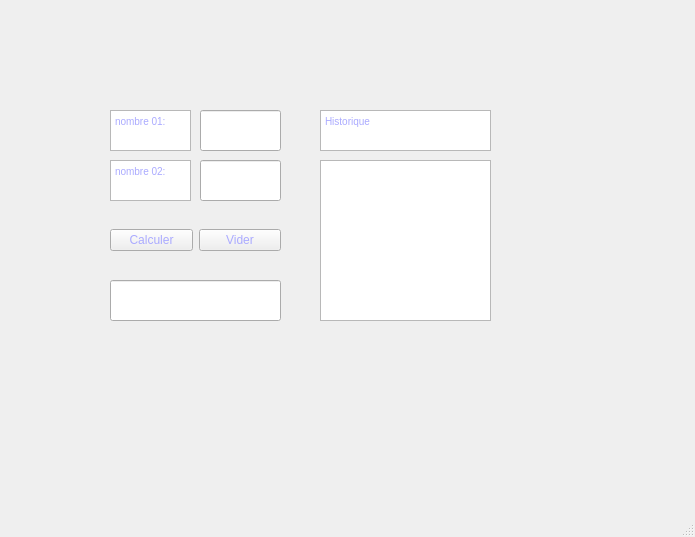
<?xml version="1.0" encoding="UTF-8"?>
<ui version="4.0">
 <class>MainWindow</class>
 <widget class="QMainWindow" name="MainWindow">
  <property name="geometry">
   <rect>
    <x>0</x>
    <y>0</y>
    <width>695</width>
    <height>537</height>
   </rect>
  </property>
  <property name="windowTitle">
   <string>hello</string>
  </property>
  <property name="styleSheet">
   <string notr="true">font: 8pt &quot;Arial&quot;;
color: rgb(85, 85, 255);
font: 75 9pt &quot;MS Shell Dlg 2&quot;;
color: rgb(170, 170, 255);</string>
  </property>
  <widget class="QWidget" name="centralwidget">
   <widget class="QLineEdit" name="x">
    <property name="geometry">
     <rect>
      <x>200</x>
      <y>110</y>
      <width>81</width>
      <height>41</height>
     </rect>
    </property>
    <property name="text">
     <string/>
    </property>
    <property name="alignment">
     <set>Qt::AlignCenter</set>
    </property>
    <property name="dragEnabled">
     <bool>false</bool>
    </property>
   </widget>
   <widget class="QLineEdit" name="y">
    <property name="geometry">
     <rect>
      <x>200</x>
      <y>160</y>
      <width>81</width>
      <height>41</height>
     </rect>
    </property>
    <property name="text">
     <string/>
    </property>
    <property name="alignment">
     <set>Qt::AlignCenter</set>
    </property>
    <property name="dragEnabled">
     <bool>false</bool>
    </property>
   </widget>
   <widget class="QLineEdit" name="r">
    <property name="geometry">
     <rect>
      <x>110</x>
      <y>280</y>
      <width>171</width>
      <height>41</height>
     </rect>
    </property>
    <property name="text">
     <string/>
    </property>
    <property name="alignment">
     <set>Qt::AlignCenter</set>
    </property>
    <property name="dragEnabled">
     <bool>false</bool>
    </property>
   </widget>
   <widget class="QTextBrowser" name="textBrowser">
    <property name="geometry">
     <rect>
      <x>110</x>
      <y>110</y>
      <width>81</width>
      <height>41</height>
     </rect>
    </property>
    <property name="html">
     <string>&lt;!DOCTYPE HTML PUBLIC &quot;-//W3C//DTD HTML 4.0//EN&quot; &quot;http://www.w3.org/TR/REC-html40/strict.dtd&quot;&gt;
&lt;html&gt;&lt;head&gt;&lt;meta name=&quot;qrichtext&quot; content=&quot;1&quot; /&gt;&lt;style type=&quot;text/css&quot;&gt;
p, li { white-space: pre-wrap; }
&lt;/style&gt;&lt;/head&gt;&lt;body style=&quot; font-family:'MS Shell Dlg 2'; font-size:9pt; font-weight:72; font-style:normal;&quot;&gt;
&lt;p style=&quot; margin-top:0px; margin-bottom:0px; margin-left:0px; margin-right:0px; -qt-block-indent:0; text-indent:0px;&quot;&gt;&lt;span style=&quot; font-size:7.8pt; font-weight:400;&quot;&gt;nombre 01:&lt;/span&gt;&lt;/p&gt;&lt;/body&gt;&lt;/html&gt;</string>
    </property>
   </widget>
   <widget class="QTextBrowser" name="textBrowser_2">
    <property name="geometry">
     <rect>
      <x>110</x>
      <y>160</y>
      <width>81</width>
      <height>41</height>
     </rect>
    </property>
    <property name="html">
     <string>&lt;!DOCTYPE HTML PUBLIC &quot;-//W3C//DTD HTML 4.0//EN&quot; &quot;http://www.w3.org/TR/REC-html40/strict.dtd&quot;&gt;
&lt;html&gt;&lt;head&gt;&lt;meta name=&quot;qrichtext&quot; content=&quot;1&quot; /&gt;&lt;style type=&quot;text/css&quot;&gt;
p, li { white-space: pre-wrap; }
&lt;/style&gt;&lt;/head&gt;&lt;body style=&quot; font-family:'MS Shell Dlg 2'; font-size:9pt; font-weight:72; font-style:normal;&quot;&gt;
&lt;p style=&quot; margin-top:0px; margin-bottom:0px; margin-left:0px; margin-right:0px; -qt-block-indent:0; text-indent:0px;&quot;&gt;&lt;span style=&quot; font-size:7.8pt; font-weight:400;&quot;&gt;nombre 02:&lt;/span&gt;&lt;/p&gt;&lt;/body&gt;&lt;/html&gt;</string>
    </property>
   </widget>
   <widget class="QTextBrowser" name="textBrowser_4">
    <property name="geometry">
     <rect>
      <x>320</x>
      <y>110</y>
      <width>171</width>
      <height>41</height>
     </rect>
    </property>
    <property name="html">
     <string>&lt;!DOCTYPE HTML PUBLIC &quot;-//W3C//DTD HTML 4.0//EN&quot; &quot;http://www.w3.org/TR/REC-html40/strict.dtd&quot;&gt;
&lt;html&gt;&lt;head&gt;&lt;meta name=&quot;qrichtext&quot; content=&quot;1&quot; /&gt;&lt;style type=&quot;text/css&quot;&gt;
p, li { white-space: pre-wrap; }
&lt;/style&gt;&lt;/head&gt;&lt;body style=&quot; font-family:'MS Shell Dlg 2'; font-size:9pt; font-weight:72; font-style:normal;&quot;&gt;
&lt;p style=&quot; margin-top:0px; margin-bottom:0px; margin-left:0px; margin-right:0px; -qt-block-indent:0; text-indent:0px;&quot;&gt;&lt;span style=&quot; font-size:7.8pt; font-weight:400;&quot;&gt;Historique&lt;/span&gt;&lt;/p&gt;&lt;/body&gt;&lt;/html&gt;</string>
    </property>
   </widget>
   <widget class="QTextEdit" name="h">
    <property name="geometry">
     <rect>
      <x>320</x>
      <y>160</y>
      <width>171</width>
      <height>161</height>
     </rect>
    </property>
   </widget>
   <widget class="QWidget" name="horizontalLayoutWidget">
    <property name="geometry">
     <rect>
      <x>110</x>
      <y>210</y>
      <width>171</width>
      <height>61</height>
     </rect>
    </property>
    <layout class="QHBoxLayout" name="horizontalLayout_2">
     <item>
      <widget class="QPushButton" name="bt1">
       <property name="text">
        <string>Calculer</string>
       </property>
      </widget>
     </item>
     <item>
      <widget class="QPushButton" name="bt2">
       <property name="text">
        <string>Vider</string>
       </property>
      </widget>
     </item>
    </layout>
   </widget>
  </widget>
  <widget class="QMenuBar" name="menubar">
   <property name="geometry">
    <rect>
     <x>0</x>
     <y>0</y>
     <width>695</width>
     <height>24</height>
    </rect>
   </property>
  </widget>
  <widget class="QStatusBar" name="statusbar"/>
 </widget>
 <resources/>
 <connections/>
</ui>
